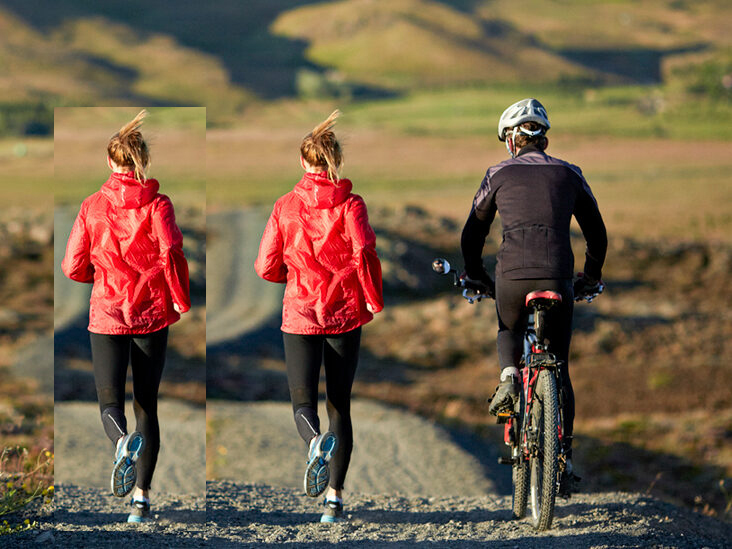
#> input picture a/Forged Inputs/aa-1.jpg, 732 x 549 px
$ python main.py 'Forged Inputs/aa-1.jpg' 'Forged Inputs/aa.jpg' 'Forged Inputs/aa.jpg'
#> lines starting #> are read from the running program, lines starting #| are printed output that depends on the picture; after the words box and inside, x2 and y2 are one past the last pixel; in counts of white or black regions, pixels touching at a corner belong together
### a/ForgeryDetection.py
from sklearn.cluster import DBSCAN
import numpy as np
import cv2
class Detect(object):
	def __init__(self, image):
		self.image = image

	def siftDetector(self):
	    sift = cv2.xfeatures2d.SIFT_create()
	    gray= cv2.cvtColor(self.image,cv2.COLOR_BGR2GRAY)
	    self.key_points,self.descriptors = sift.detectAndCompute(gray, None)
	    return self.key_points,self.descriptors

	# [4 lines left out: function showSiftFeatures, not called in this run]

	def locateForgery(self,eps=40,min_sample=2):
		clusters=DBSCAN(eps=eps, min_samples=min_sample).fit(self.descriptors)
		size=np.unique(clusters.labels_).shape[0]-1
		forgery=self.image.copy()
		if (size==0) and (np.unique(clusters.labels_)[0]==-1):
			print('No Forgery Found!!')
			return None
		if size==0:
			size=1
		cluster_list= [[] for i in range(size)]
		for idx in range(len(self.key_points)):
		    if clusters.labels_[idx]!=-1:
		        cluster_list[clusters.labels_[idx]].append((int(self.key_points[idx].pt[0]),int(self.key_points[idx].pt[1])))
		for points in cluster_list:
		    if len(points)>1:
		        for idx1 in range(1,len(points)):
		            cv2.line(forgery,points[0],points[idx1],(255,0,0),5)
		return forgery

### a/main.py
import sys
import cv2
from ForgeryDetection import Detect
import re
from datetime import datetime

def PrintBoundary():
	for i in range(50):
		print('*',end='')
	print()

try:
	file_name=sys.argv[1]
except IndexError:
	print('Enter a path to the image.')
	sys.exit(0)

image=cv2.imread(file_name)
#> image is the input picture: shape (549, 732, 3); mean B, G, R 73.2, 96.4, 117.1
if image is None:
	print(file_name)
	print('Enter Valid File Name/Path.')
	sys.exit(0)

eps =60
min_samples=2

PrintBoundary()
print('Use \'q\' for exit and\n\'s/S\' for saving the Forgery Detected.')
PrintBoundary()
flag=True

try:
	value=sys.argv[2]

except IndexError:
	flag=False
if flag:
	try:
		value=int(value)
		if(value<0 or value> 500):
			print('Value not in range (0,500)........ using default value.')
		else:
			eps= value
	except ValueError:
		print('Value not integer........ using default value.')

flag2=True
try:
	value=sys.argv[3]
except IndexError:
	flag2=False

if flag2:
	try:
		value=int(value)
		if(value<0 or value> 50):
			print('Value not in range (0,50)........ using default value.')
		else:
			min_samples= value
	except ValueError:
		print('Value not integer........ using default value.')

PrintBoundary()
print('Detecting Forgery with parameter value as\neps:{}\nmin_samples:{}'.format(eps,min_samples))
PrintBoundary()

detect=Detect(image)

key_points,descriptors = detect.siftDetector()
#> in siftDetector, `gray= cv2.cvtColor(self.image,cv2.COLOR_BGR2GRAY)`:
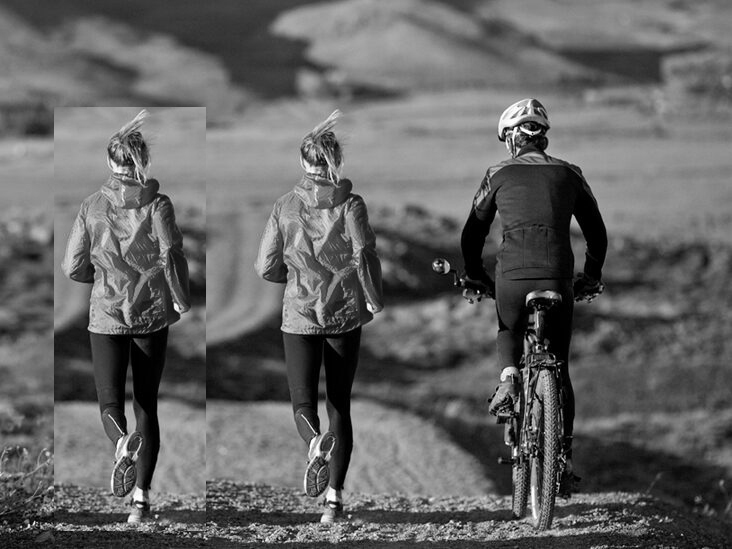
#> gray: shape (549, 732); min 0, max 255, mean 99.9
#> in siftDetector, `self.key_points,self.descriptors = sift.detectAndCompute(gray, None)`: self.key_points = 2337 keypoints; strongest (x, y, size): (530, 296, 4.7), (530, 133, 2.9), (137, 494, 7.5), (156, 516, 2.3)
#> key_points has the same summary as self.key_points in siftDetector

forgery=detect.locateForgery(eps,min_samples)
#> after the loop in locateForgery, `for points in cluster_list:`:
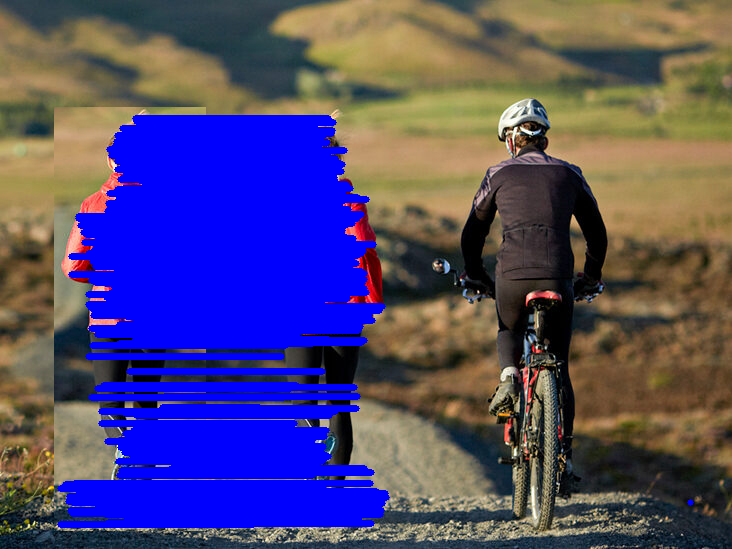
#> forgery: shape (549, 732, 3); mean B, G, R 115.2, 72.7, 81.7
if forgery is None:
	sys.exit(0)
cv2.imshow('Original image',image)
cv2.imshow('Forgery',forgery)
wait_time=1000
while(cv2.getWindowProperty('Forgery', 0) >= 0) or (cv2.getWindowProperty('Original image', 0) >= 0) :
	keyCode = cv2.waitKey(wait_time)
#> (key q is pressed here)
	if (keyCode) == ord('q') or keyCode==ord('Q'):
		cv2.destroyAllWindows()
		break
	elif keyCode == ord('s') or keyCode ==ord('S'):
		name=re.findall(r'(.+?)(\.[^.]*$|$)',file_name)
		date=datetime.today().strftime('%Y_%m_%d_%H_%M_%S')
		new_file_name=name[0][0]+'_'+str(eps)+'_'+str(min_samples)
		new_file_name=new_file_name+'_'+date+name[0][1]
		PrintBoundary()

		vaue=cv2.imwrite(new_file_name,forgery)
		print('Image Saved as....',new_file_name)

cv2.destroyAllWindows()

$ run again, on a/Forged Inputs/forged2.jpg
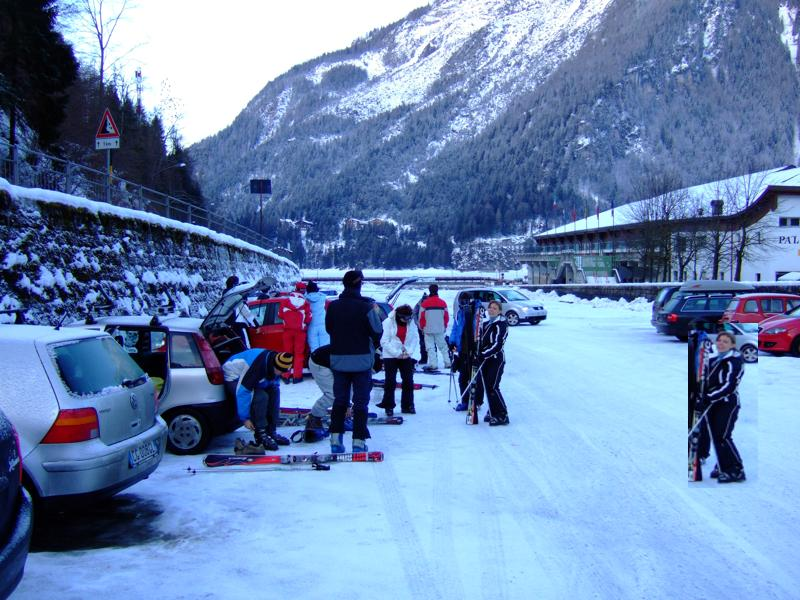
#> input picture a/Forged Inputs/forged2.jpg, 800 x 600 px
#> image is the input picture: shape (600, 800, 3); mean B, G, R 178, 136.5, 108.6
#> in siftDetector, `gray= cv2.cvtColor(self.image,cv2.COLOR_BGR2GRAY)`:
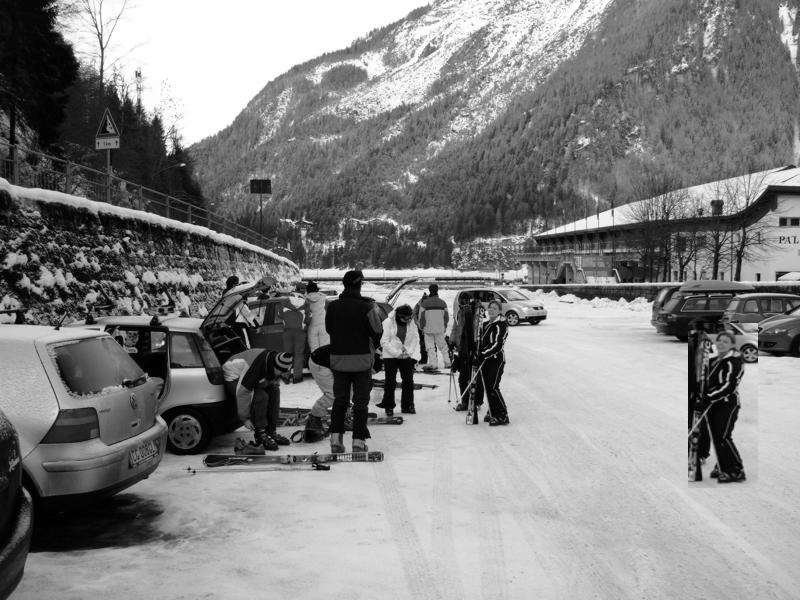
#> gray: shape (600, 800); min 0, max 255, mean 132.9
#> self.key_points = 4259 keypoints; strongest (x, y, size): (399, 379, 4.6), (380, 376, 6.7), (398, 393, 5.9), (163, 343, 2.2)
#> key_points has the same summary as self.key_points in siftDetector
#> after the loop in locateForgery, `for points in cluster_list:`:
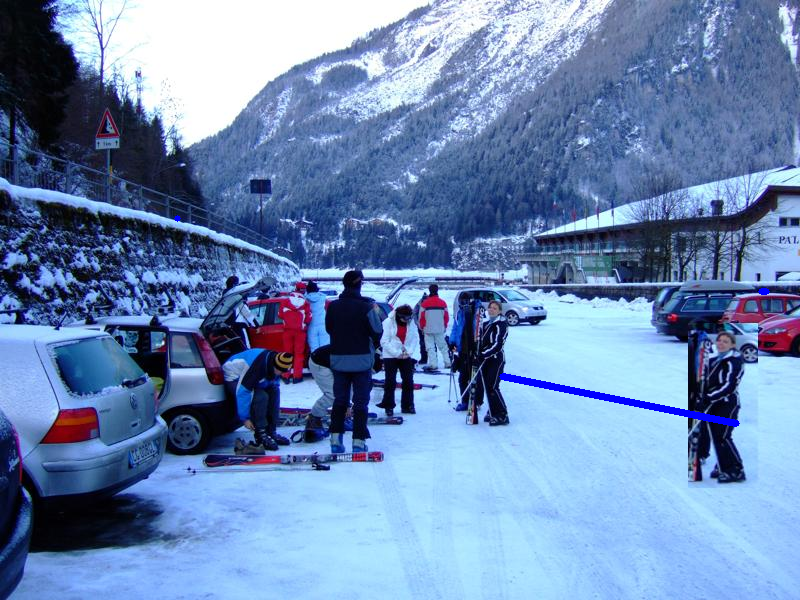
#> forgery: shape (600, 800, 3); 0.38% of pixels changed, all inside (x1, y1, x2, y2) = (174, 215, 770, 427)

$ run again, on a/Forged Inputs/forged6.jpg
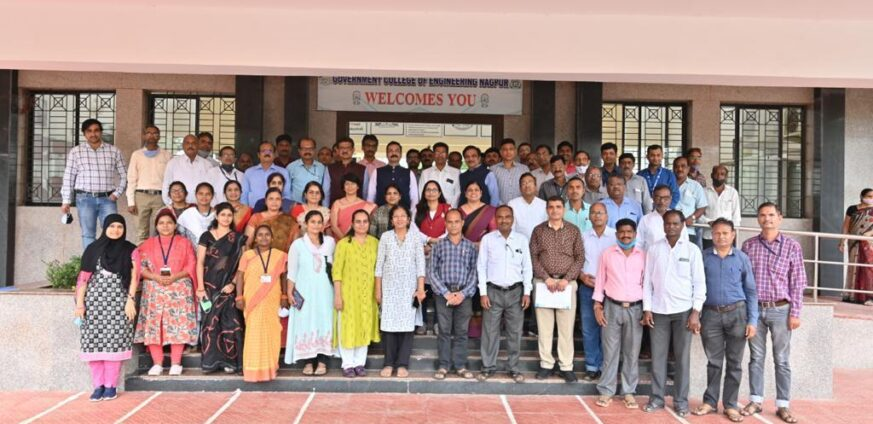
#> input picture a/Forged Inputs/forged6.jpg, 873 x 424 px
#> image is the input picture: shape (424, 873, 3); mean B, G, R 140.5, 146.3, 168.8
#> in siftDetector, `gray= cv2.cvtColor(self.image,cv2.COLOR_BGR2GRAY)`:
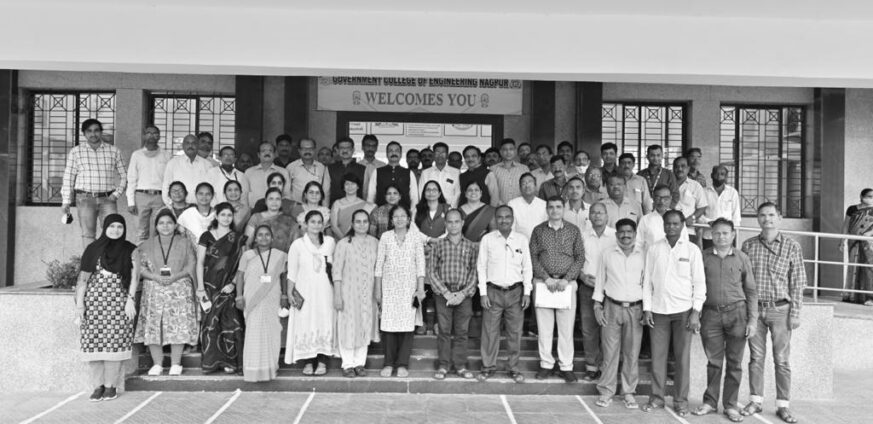
#> gray: shape (424, 873); min 3, max 255, mean 152.4
#> self.key_points = 4612 keypoints; strongest (x, y, size): (403, 163, 5.9), (420, 166, 3), (517, 251, 1.8), (283, 351, 4.4)
#> key_points has the same summary as self.key_points in siftDetector
#> after the loop in locateForgery, `for points in cluster_list:`:
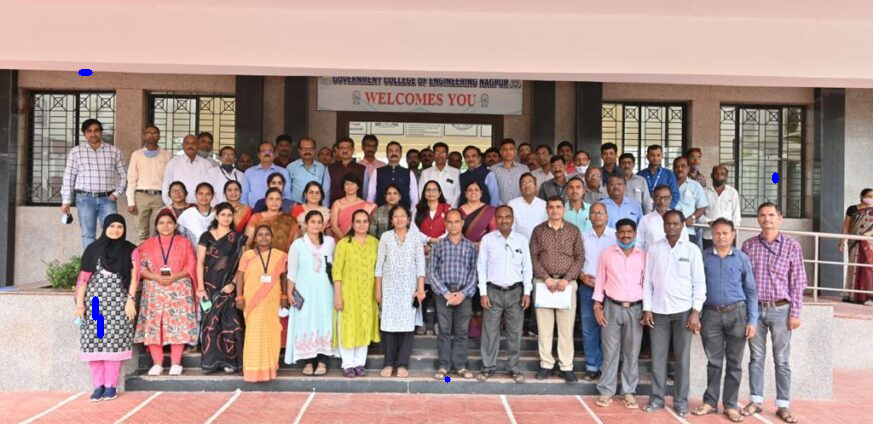
#> forgery: shape (424, 873, 3); 0.13% of pixels changed, all inside (x1, y1, x2, y2) = (78, 69, 779, 383)
